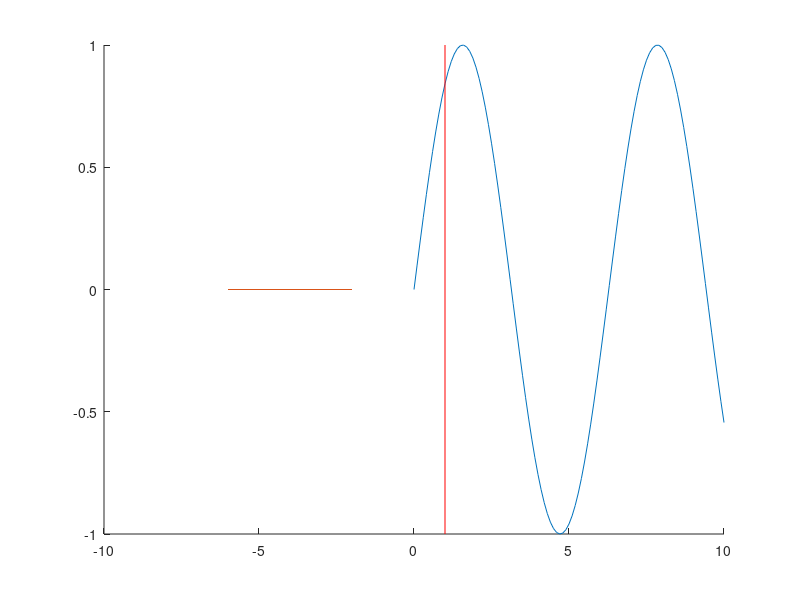

Reproduce this figure in MATLAB.
fig=figure; 
hax=axes; 
x=0:0.1:10; 
hold on 
plot(x,sin(x))
y = 0;
SP=1; %your point goes here 
line([SP SP],get(hax,'YLim'),'Color',[1 0 0])

line([-6,-2],[y,y])